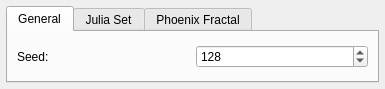
<?xml version="1.0" encoding="UTF-8"?>
<ui version="4.0">
 <class>SettingsWindow</class>
 <widget class="QDialog" name="SettingsWindow">
  <property name="geometry">
   <rect>
    <x>0</x>
    <y>0</y>
    <width>385</width>
    <height>89</height>
   </rect>
  </property>
  <property name="windowTitle">
   <string>Settings</string>
  </property>
  <layout class="QHBoxLayout" name="horizontalLayout">
   <property name="leftMargin">
    <number>6</number>
   </property>
   <property name="topMargin">
    <number>6</number>
   </property>
   <property name="rightMargin">
    <number>6</number>
   </property>
   <property name="bottomMargin">
    <number>6</number>
   </property>
   <item>
    <widget class="QTabWidget" name="settingsTable">
     <property name="currentIndex">
      <number>0</number>
     </property>
     <widget class="QWidget" name="generalSettings">
      <attribute name="title">
       <string>General</string>
      </attribute>
      <layout class="QGridLayout" name="gridLayout_3">
       <item row="0" column="1">
        <widget class="QSpinBox" name="seedSpin">
         <property name="maximum">
          <number>1000000000</number>
         </property>
         <property name="value">
          <number>128</number>
         </property>
        </widget>
       </item>
       <item row="0" column="0">
        <widget class="QLabel" name="seedLabel">
         <property name="text">
          <string>Seed:</string>
         </property>
        </widget>
       </item>
      </layout>
     </widget>
     <widget class="QWidget" name="juliaSetings">
      <attribute name="title">
       <string>Julia Set</string>
      </attribute>
      <layout class="QGridLayout" name="gridLayout_2">
       <item row="0" column="0">
        <widget class="QLabel" name="juliaComplexLabel">
         <property name="text">
          <string>Complex Parameter:</string>
         </property>
        </widget>
       </item>
       <item row="0" column="1">
        <widget class="QDoubleSpinBox" name="juliaComplexReSpin">
         <property name="minimumSize">
          <size>
           <width>100</width>
           <height>0</height>
          </size>
         </property>
         <property name="decimals">
          <number>5</number>
         </property>
         <property name="minimum">
          <double>-10.000000000000000</double>
         </property>
         <property name="maximum">
          <double>10.000000000000000</double>
         </property>
         <property name="singleStep">
          <double>0.100000000000000</double>
         </property>
        </widget>
       </item>
       <item row="0" column="2">
        <widget class="QDoubleSpinBox" name="juliaComplexImSpin">
         <property name="minimumSize">
          <size>
           <width>100</width>
           <height>0</height>
          </size>
         </property>
         <property name="decimals">
          <number>5</number>
         </property>
         <property name="minimum">
          <double>-10.000000000000000</double>
         </property>
         <property name="maximum">
          <double>10.000000000000000</double>
         </property>
         <property name="singleStep">
          <double>0.100000000000000</double>
         </property>
         <property name="value">
          <double>0.788500000000000</double>
         </property>
        </widget>
       </item>
      </layout>
     </widget>
     <widget class="QWidget" name="phoenixSettings">
      <attribute name="title">
       <string>Phoenix Fractal</string>
      </attribute>
      <layout class="QGridLayout" name="gridLayout">
       <item row="0" column="1">
        <widget class="QDoubleSpinBox" name="phoenixComplexReSpin">
         <property name="minimumSize">
          <size>
           <width>100</width>
           <height>0</height>
          </size>
         </property>
         <property name="decimals">
          <number>5</number>
         </property>
         <property name="minimum">
          <double>-10.000000000000000</double>
         </property>
         <property name="maximum">
          <double>10.000000000000000</double>
         </property>
         <property name="singleStep">
          <double>0.100000000000000</double>
         </property>
        </widget>
       </item>
       <item row="0" column="0">
        <widget class="QLabel" name="phoenixComplexLabel">
         <property name="text">
          <string>Complex Parameter:</string>
         </property>
        </widget>
       </item>
       <item row="0" column="2">
        <widget class="QDoubleSpinBox" name="phoenixComplexImSpin">
         <property name="decimals">
          <number>5</number>
         </property>
         <property name="minimum">
          <double>-10.000000000000000</double>
         </property>
         <property name="maximum">
          <double>10.000000000000000</double>
         </property>
         <property name="singleStep">
          <double>0.100000000000000</double>
         </property>
        </widget>
       </item>
      </layout>
     </widget>
    </widget>
   </item>
  </layout>
 </widget>
 <resources/>
 <connections/>
</ui>
